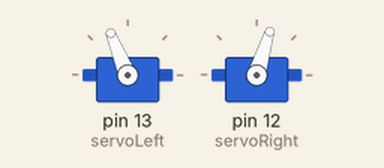
The sketch below on a simulated Arduino Uno, built with avr-gcc and run on an emulated ATmega328P. Shown: 2 × servo.

Above: at 0.1 s.
At 3.1 s:
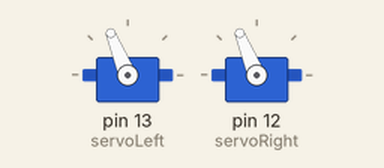
At 4.6 s:
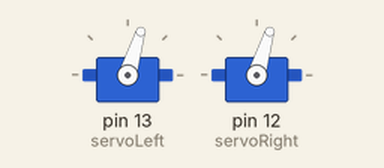
Timing chart, 0 to 6.1 s (numbered marks = the images above):
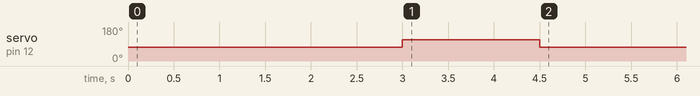

The sketch:

servoMovingRob.ino
```cpp
#include <Servo.h>

Servo servoRight;
Servo servoLeft;

void setup() {
  // put your setup code here, to run once:
  servoLeft.attach(13);
  servoRight.attach(12);
  servoLeft.writeMicroseconds(1500);
  servoRight.writeMicroseconds(1500);

  //forward
  servoLeft.writeMicroseconds(1700);//CCW
  servoRight.writeMicroseconds(1300);//CW
  delay(1500);
  //backward
  servoLeft.writeMicroseconds(1700);//CCW
  servoRight.writeMicroseconds(1300);//CW
  delay(1500);
  //right turn
  servoLeft.writeMicroseconds(1700);//CCW
  servoRight.writeMicroseconds(1700);//CCW
  delay(1500);
  // left turn
  servoLeft.writeMicroseconds(1300);//CW
  servoRight.writeMicroseconds(1300);//CW
  delay(1500);
}

void loop() {
  // put your main code here, to run repeatedly:

}
```
